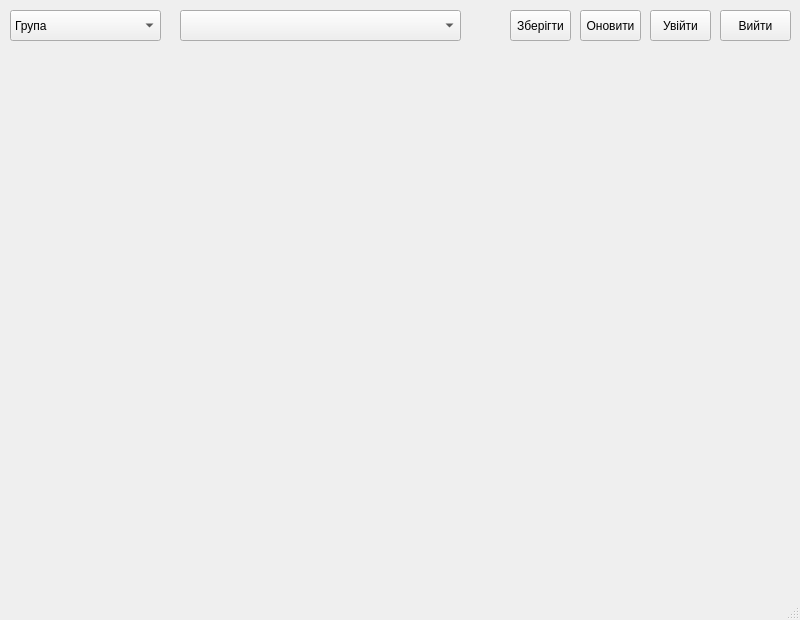
<?xml version="1.0" encoding="UTF-8"?>
<ui version="4.0">
 <class>MainWindow</class>
 <widget class="QMainWindow" name="MainWindow">
  <property name="geometry">
   <rect>
    <x>0</x>
    <y>0</y>
    <width>800</width>
    <height>620</height>
   </rect>
  </property>
  <property name="windowTitle">
   <string>Editor</string>
  </property>
  <widget class="QWidget" name="centralwidget">
   <widget class="QWidget" name="gridLayoutWidget">
    <property name="geometry">
     <rect>
      <x>10</x>
      <y>50</y>
      <width>571</width>
      <height>531</height>
     </rect>
    </property>
    <layout class="QGridLayout" name="gridLayout"/>
   </widget>
   <widget class="QPushButton" name="pushButton">
    <property name="geometry">
     <rect>
      <x>650</x>
      <y>10</y>
      <width>61</width>
      <height>31</height>
     </rect>
    </property>
    <property name="text">
     <string>Увiйти</string>
    </property>
   </widget>
   <widget class="QPushButton" name="pushButton_2">
    <property name="geometry">
     <rect>
      <x>720</x>
      <y>10</y>
      <width>71</width>
      <height>31</height>
     </rect>
    </property>
    <property name="text">
     <string>Вийти</string>
    </property>
   </widget>
   <widget class="QComboBox" name="comboBox">
    <property name="geometry">
     <rect>
      <x>10</x>
      <y>10</y>
      <width>151</width>
      <height>31</height>
     </rect>
    </property>
    <item>
     <property name="text">
      <string>Група</string>
     </property>
    </item>
    <item>
     <property name="text">
      <string>Викладач</string>
     </property>
    </item>
    <item>
     <property name="text">
      <string>Аудиторiя</string>
     </property>
    </item>
   </widget>
   <widget class="QComboBox" name="comboBox_2">
    <property name="geometry">
     <rect>
      <x>180</x>
      <y>10</y>
      <width>281</width>
      <height>31</height>
     </rect>
    </property>
   </widget>
   <widget class="QPushButton" name="pushButton_3">
    <property name="geometry">
     <rect>
      <x>580</x>
      <y>10</y>
      <width>61</width>
      <height>31</height>
     </rect>
    </property>
    <property name="text">
     <string>Оновити</string>
    </property>
   </widget>
   <widget class="QPushButton" name="pushButton_4">
    <property name="geometry">
     <rect>
      <x>510</x>
      <y>10</y>
      <width>61</width>
      <height>31</height>
     </rect>
    </property>
    <property name="text">
     <string>Зберiгти</string>
    </property>
   </widget>
   <widget class="QWidget" name="formLayoutWidget">
    <property name="geometry">
     <rect>
      <x>590</x>
      <y>50</y>
      <width>201</width>
      <height>531</height>
     </rect>
    </property>
    <layout class="QFormLayout" name="formLayout"/>
   </widget>
  </widget>
  <widget class="QMenuBar" name="menubar">
   <property name="geometry">
    <rect>
     <x>0</x>
     <y>0</y>
     <width>800</width>
     <height>19</height>
    </rect>
   </property>
  </widget>
  <widget class="QStatusBar" name="statusbar"/>
 </widget>
 <resources/>
 <connections/>
</ui>
